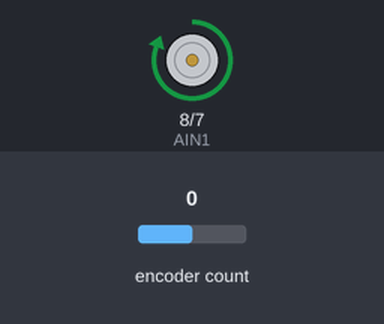
A sketch run on a simulated Arduino Uno, built with avr-gcc and run on an emulated ATmega328P. On the bench: motor-driver pin pairs drawn as motors (green arrow = first pin HIGH = forward, orange = second pin HIGH = backward, longer = more drive, scaled by the enable pin). The inputs (shaded band) are chosen by the test bench; at power-on: encoder count 0.

Above: at 0.1 s.
At 30.6 s:
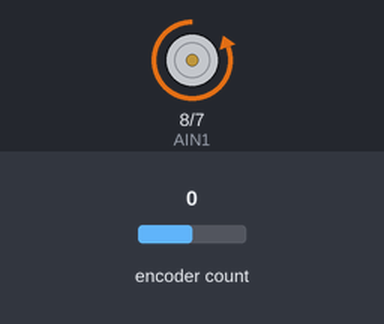
At 60.6 s:
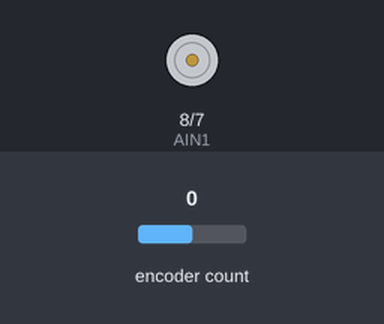
Timing chart, 0 to 62.1 s (numbered marks = the images above):
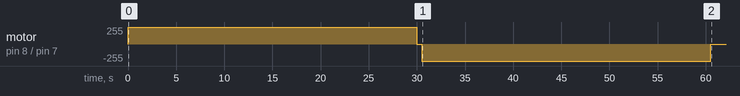

The sketch:

DCmotorTest.ino
```cpp
#include <Encoder.h>


#define PWMA 12
#define AIN1 8
#define AIN2 7
#define ENCA1 2
#define ENCA2 4

int out;
int pos;

Encoder encA(ENCA1,ENCA2);

void setup() {
  // put your setup code here, to run once:


  Serial.begin(9600);
  pinMode(PWMA,OUTPUT);
  pinMode(AIN1,OUTPUT);
  pinMode(AIN2,OUTPUT);
  digitalWrite(AIN1,LOW);
  digitalWrite(AIN2,HIGH);

  digitalWrite(AIN1,HIGH);
  digitalWrite(AIN2,LOW);

  analogWrite(PWMA,255);
  delay(30000);
  analogWrite(PWMA, 0);

  delay(500);

  digitalWrite(AIN1,LOW);
  digitalWrite(AIN2,HIGH);

  analogWrite(PWMA,255);
  delay(30000);
  analogWrite(PWMA, 0);

  delay(500);


}

void loop() {


}
```
